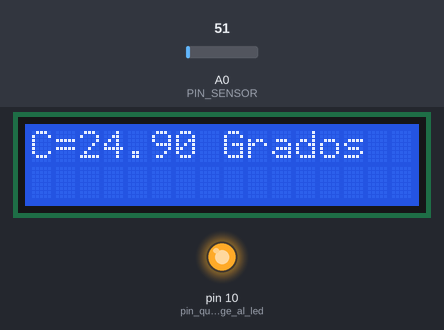
A sketch run on a simulated Arduino Uno, built with avr-gcc and run on an emulated ATmega328P. On the bench: 16×2 character LCD, output pins drawn as LEDs (lit = HIGH). Inputs (shaded band) come from the test bench; at power-on: A0 (PIN_SENSOR) = 51.

Above: at 0.2 s.

The sketch:

LCD_Java.ino
```cpp
#include <LiquidCrystal.h>     //libreria a utilizar para la pantalla lcd

LiquidCrystal lcd(12, 11, 5, 4, 3, 2);    // pines utilizados en arduino para la pantalla lcd
int imprimir=0;                           // variable para la impresion del mensaje
String Mensaje="";                        //variable que obtendra el mensaje

//temperatura
byte PIN_SENSOR = A0;                     //pin donde se conecta el sensor lm35
int dato_serial = 0;                      //variable del serial a comunicacion
float C;                                  //variable donde se guardara el resultado de la operacion
int temp;                                 //escribira la temperatura


//mili
unsigned long time;                      //variable de tirmpo
unsigned long t = 0;                     //se inicializa t para repetir los mensajes
int Dt = 100;                            //variable que se inicializa, seran los milisegundos que tardara en repetir

void setup(){
pinMode(10,OUTPUT);                      //pin que se dirige al led
digitalWrite(10,HIGH);                   //escribe
lcd.begin(16, 2);                        //Inicializa la interfaz a la pantalla LCD y especifica las dimensiones (ancho y alto)

Serial.begin(9600);                      //Establece la velocidad de datos en bits por segundo
//estaes del reloj
Serial.setTimeout(50);                   //establece los milisegundos máximos para esperar datos

}

void loop(){
//reloj
String text = Serial.readString();                       //lee caracteres del buffer serial en una cadena. La función finaliza si se agota el tiempo de espera (ver setTimeout ())
String line1 = text.substring(0, 16);                    //Obtener una subcadena de una cadena
String line2 = text.substring(16, 32);                   //Obtener una subcadena de una cadena

C = (5.0 * analogRead(PIN_SENSOR) * 100.0)/ 1024;       //operacion para determinar la temperatura

//if(text.length() > 0){

 // }

//  lcd.setCursor(0,0);
 // lcd.print(line1);
 // lcd.setCursor(0,1);
 // lcd.print(line2);


 if ( Serial.available() > 0){            //Obtiene la cantidad de bytes (caracteres) disponibles para leer desde el puerto serie
   //lectura_dato();
   dato_serial = Serial.read();           //la variable lee los datos de serie entrantes
   comparacion_dato();
}
     //

   lcd.setCursor(0,0);                    //nos posicionamos en el 0,0
   lcd.print("C=      Grados");           //imprime el mensaje
   lcd.setCursor(2,0);                    //nos posicionamos en el 2,0
   lcd.print(C);                          //se imprime la temperatura
   temp = C;                              //guardamos C en temp
  //
  //


int cuenta=0;                             //variable para llevar conteo de mensaje
int caracteres=0;                         //caracteres entrantes


while (Serial.available()>0){                             //mientras haya caractere disponibles para leer desde el puerto serie hara los mandara para convertir a ASCII
Mensaje=Mensaje+Decimal_to_ASCII(Serial.read());
//text = text + Decimal_to_ASCII(Serial.read());
cuenta++;                                                 //lleva la cuenta de cada vez que pasa un mensaje en partes

}
caracteres=Mensaje.length();                             //cuenta los caracteres que tiene el mensaje
delay(10000);                                            //espera un tiempo definido

if(text.length() > 0){                                   //verifica si text es mayor que cero para poder imprimir
  lcd.setCursor(0,0);                                    //se coloca en la posicion 0,0
  lcd.print("                ");                         //se imprime espacio
  lcd.setCursor(0,1);                                    //se coloca en la posicion 0,0
  lcd.print("                ");                         //se imprime espacio
 }

  lcd.setCursor(0,0);                                    //se coloca en la posicion 0,0
  lcd.print(line1);                                      //se imprime la linea uno de la pantalla
  lcd.setCursor(0,1);                                    //se coloca en la posicion 0,1
  lcd.print(line2);                                      //se imprime la linea dos de la pantalla
   delay(5000);                                          //tiempo de 5000(5 segundos)


if(time-t > Dt){                                         //condicion para que se cicle
if (caracteres>16){                                      //condicion que si es mayor a 16 siga para imprimir
  if (Mensaje!=""){                                      //si es diferente de nulo lo va a imprimir
   lcd.clear();                                          //limpia la pantalla lcd
   lcd.print(Mensaje.substring(0,16));                   //imprime la primera linea, primeros 16 caracteres
   lcd.setCursor(0,1);                                   //nos posicionamos en la 0,1
   lcd.print(Mensaje.substring(16,caracteres));          //imprime los degundos 16 caracteres
}
}
else                                                     //de lo contrario realiza lo siguiente
{
//
if (Mensaje!=""){                                        //limpia e imprime
    t = time;
    lcd.clear();
    lcd.print(Mensaje);
  }
 //
}
}
delay(10000);                                           //espera un tiempo(10 segundos)
Mensaje="";                                             //saca mensaje
 lcd.clear();                                           //limpi pantalla
//temperatura
}

void lectura_dato (void ){                             //metodo para leer el serial, cada caractaer
 dato_serial = Serial.read();
}

void comparacion_dato (void){                          //si es vacion escribe el temp
  if(dato_serial == ' '){
      Serial.write(temp);


  }
}


char Decimal_to_ASCII(int entrada){//metodo que toma lo enviado por llava y lo convierte a ASCII para poder imprimir en pantalla, contiene todos las letras, mayusculas, minisculas y simbolos
  char salida=' ';
  switch(entrada){
case 32:
salida=' ';
break;
case 33:
salida='!';
break;
case 34:
salida='"';
break;
case 35:
salida='#';
break;
case 36:
salida='$';
break;
case 37:
salida='%';
break;
case 38:
salida='&';
break;
case 39:
salida=' ';
break;
case 40:
salida='(';
break;
case 41:
salida=')';
break;
case 42:
salida='*';
break;
case 43:
salida='+';
break;
case 44:
salida=',';
break;
case 45:
salida='-';
break;
case 46:
salida='.';
break;
case 47:
salida='/';
break;
case 48:
salida='0';
break;
case 49:
salida='1';
break;
case 50:
salida='2';
break;
case 51:
salida='3';
break;
case 52:
salida='4';
break;
case 53:
salida='5';
break;
case 54:
salida='6';
break;
case 55:
salida='7';
break;
case 56:
salida='8';
break;
case 57:
salida='9';
break;
case 58:
salida=':';
break;
case 59:
salida=';';
break;
case 60:
salida='<';
break;
case 61:
salida='=';
break;
case 62:
salida='>';
break;
case 63:
salida='?';
break;
case 64:
salida='@';
break;
case 65:
salida='A';
break;
case 66:
salida='B';
break;
case 67:
salida='C';
break;
case 68:
salida='D';
break;
case 69:
salida='E';
break;
case 70:
salida='F';
break;
case 71:
salida='G';
break;
case 72:
salida='H';
break;
case 73:
salida='I';
break;
case 74:
salida='J';
break;
case 75:
salida='K';
break;
case 76:
salida='L';
break;
case 77:
salida='M';
break;
case 78:
salida='N';
break;
case 79:
salida='O';
break;
case 80:
salida='P';
break;
case 81:
salida='Q';
break;
case 82:
salida='R';
break;
case 83:
salida='S';
break;
case 84:
salida='T';
break;
case 85:
salida='U';
break;
case 86:
salida='V';
break;
case 87:
salida='W';
break;
case 88:
salida='X';
break;
case 89:
salida='Y';
break;
case 90:
salida='Z';
break;
case 91:
salida='[';
break;
case 92:
salida=' ';
break;
case 93:
salida=']';
break;
case 94:
salida='^';
break;
case 95:
salida='_';
break;
case 96:
salida='`';
break;
case 97:
salida='a';
break;
case 98:
salida='b';
break;
case 99:
salida='c';
break;
case 100:
salida='d';
break;
case 101:
salida='e';
break;
case 102:
salida='f';
break;
case 103:
salida='g';
break;
case 104:
salida='h';
break;
case 105:
salida='i';
break;
case 106:
salida='j';
break;
case 107:
salida='k';
break;
case 108:
salida='l';
break;
case 109:
salida='m';
break;
case 110:
salida='n';
break;
case 111:
salida='o';
break;
case 112:
salida='p';
break;
case 113:
salida='q';
break;
case 114:
salida='r';
break;
case 115:
salida='s';
break;
case 116:
salida='t';
break;
case 117:
salida='u';
break;
case 118:
salida='v';
break;
case 119:
salida='w';
break;
case 120:
salida='x';
break;
case 121:
salida='y';
break;
case 122:
salida='z';
break;
case 123:
salida='{';
break;
case 124:
salida='|';
break;
case 125:
salida='}';
break;
case 126:
salida='~';
break;
  }
  return salida;              //regresa la salida
}
```

Measured:
- what the display in image 0 shows lasts 25.0 s, from 0.1 s to 25.1 s
